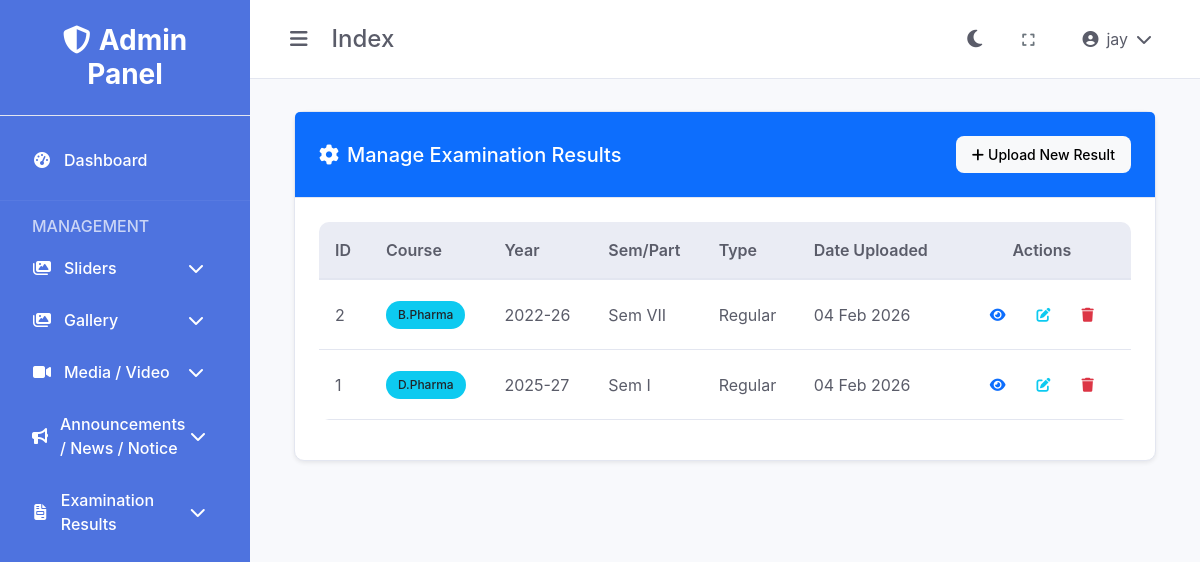
Page /results/index.php (signed in) on the committed database.
### tables this page shows
CREATE TABLE IF NOT EXISTS `results` (
  `id` int(11) NOT NULL AUTO_INCREMENT,
  `course` enum('D.Pharma','B.Pharma','M.Pharma') NOT NULL COMMENT 'Course Name',
  `year` varchar(20) NOT NULL,
  `semester` varchar(20) NOT NULL COMMENT 'Semester (e.g., Sem I, Sem II)',
  `result_type` varchar(50) NOT NULL COMMENT 'Type: Regular, Supplementary, etc.',
  `file_path` varchar(255) NOT NULL COMMENT 'Path to the PDF file',
  `status` enum('active','inactive') DEFAULT 'active',
  `created_at` timestamp NULL DEFAULT CURRENT_TIMESTAMP,
  `updated_at` timestamp NULL DEFAULT CURRENT_TIMESTAMP ON UPDATE CURRENT_TIMESTAMP,
  PRIMARY KEY (`id`)
);

### includes/functions.php (called while the page is built, shortened)
<?php
function getBaseUrl() {
    $protocol = isset($_SERVER['HTTPS']) && $_SERVER['HTTPS'] === 'on' ? 'https' : 'http';
    $host = $_SERVER['HTTP_HOST'];
    $scriptPath = $_SERVER['SCRIPT_NAME'];
    $adminPanelPos = strpos($scriptPath, '/control-dashboard');
    if ($adminPanelPos !== false) {
        $basePath = substr($scriptPath, 0, $adminPanelPos + strlen('/control-dashboard'));
        $path = substr($basePath, 0, $adminPanelPos);
    } else {
        $path = '';
    }
    return $protocol . '://' . $host . $path;
}
function getAssetUrl($path = '') {
    $baseUrl = getBaseUrl();
    $adminPath = '/control-dashboard';
    $path = ltrim($path, '/');
    return $baseUrl . $adminPath . '/assets/' . $path;
}
?>

### results/index.php (the view, shortened to what this page needs)
<?php
require_once '../config/database.php';
require_once '../includes/functions.php';
$results = [];
$query = "SELECT * FROM results ORDER BY created_at DESC";
$res = $conn->query($query);
if ($res) {
    while ($row = $res->fetch_assoc()) {
        $results[] = $row;
    }
}
?>
<!DOCTYPE html>
<html lang="en">
<head>
    <link href="https://cdn.jsdelivr.net/npm/bootstrap@5.3.0/dist/css/bootstrap.min.css" rel="stylesheet">
    <link href="https://cdnjs.cloudflare.com/ajax/libs/font-awesome/6.4.0/css/all.min.css" rel="stylesheet">
    <link href="<?php echo getAssetUrl('css/style.css'); ?>" rel="stylesheet">
</head>
<body data-theme="light">
    <div class="admin-layout">
        <?php include $_SERVER['DOCUMENT_ROOT'] . '/mip310/control-dashboard/includes/sidebar.php'; ?>
        <div class="main-content">
            <?php include $_SERVER['DOCUMENT_ROOT'] . '/mip310/control-dashboard/includes/header.php'; ?>
            <div class="content">
                <div class="container-fluid">
                    <div class="row">
                        <div class="col-12">
                            <div class="card shadow-sm">
                                <div
                                    class="card-header bg-primary text-white d-flex justify-content-between align-items-center">
                                    <h5 class="mb-0"><i class="fas fa-cog me-2"></i>Manage Examination Results</h5>
                                    <a href="add.php" class="btn btn-sm btn-light">
                                        <i class="fas fa-plus me-1"></i>Upload New Result
                                    </a>
                                </div>
                                <div class="card-body">
                                    <div class="table-responsive">
                                        <table class="table table-hover align-middle">
                                            <thead class="table-light">
                                                <tr>
                                                    <th>ID</th>
                                                    <th>Course</th>
                                                    <th>Year</th>
                                                    <th>Sem/Part</th>
                                                    <th>Type</th>
                                                    <th>Date Uploaded</th>
                                                    <th class="text-center">Actions</th>
                                                </tr>
                                            </thead>
                                            <tbody>
                                                <?php if (empty($results)): ?>
                                                    <tr>
                                                        <td colspan="7" class="text-center py-4 text-muted">
                                                            <i class="fas fa-info-circle me-2"></i>No results found. Start
                                                            by uploading one!
                                                        </td>
                                                    </tr>
                                                <?php else: ?>
                                                    <?php foreach ($results as $result): ?>
                                                        <tr id="row-<?php echo $result['id']; ?>">
                                                            <td><?php echo $result['id']; ?></td>
                                                            <td><span
                                                                    class="badge bg-info text-dark"><?php echo $result['course']; ?></span>
                                                            </td>
                                                            <td><?php echo $result['year']; ?></td>
                                                            <td><?php echo $result['semester']; ?></td>
                                                            <td><?php echo $result['result_type']; ?></td>
                                                            <td><?php echo date('d M Y', strtotime($result['created_at'])); ?>
                                                            </td>
                                                            <td class="text-center">
                                                                <div class="btn-group btn-group-sm">
                                                                    <a href="../../<?php echo $result['file_path']; ?>"
                                                                        class="btn btn-outline-primary" target="_blank"
                                                                        title="View PDF">
                                                                        <i class="fas fa-eye"></i>
                                                                    </a>
                                                                    <button class="btn btn-outline-info edit-btn"
                                                                        data-id="<?php echo $result['id']; ?>"
                                                                        data-course="<?php echo $result['course']; ?>"
                                                                        data-year="<?php echo $result['year']; ?>"
                                                                        data-semester="<?php echo $result['semester']; ?>"
                                                                        data-type="<?php echo $result['result_type']; ?>"
                                                                        title="Edit">
                                                                        <i class="fas fa-edit"></i>
                                                                    </button>
                                                                    <button class="btn btn-outline-danger delete-btn"
                                                                        data-id="<?php echo $result['id']; ?>" title="Delete">
                                                                        <i class="fas fa-trash"></i>
                                                                    </button>
                                                                </div>
                                                            </td>
                                                        </tr>
                                                    <?php endforeach; ?>
                                                <?php endif; ?>
                                            </tbody>
                                        </table>
                                    </div>
                                </div>
                            </div>
                        </div>
                    </div>
                </div>
            </div>
        </div>
    </div>
</body>
</html>

### assets/css/style.css (style rules this page uses)
:root { --primary-color: #4e73df; --secondary-color: #858796; --success-color: #1cc88a; --info-color: #36b9cc; --warning-color: #f6c23e; --danger-color: #e74a3b; --light-color: #f8f9fc; --dark-color: #5a5c69; --sidebar-width: 250px; --header-height: 60px; --transition-speed: 0.3s; }
[data-theme="light"] { --bg-primary: #ffffff; --bg-secondary: #f8f9fc; --bg-tertiary: #eaecf4; --text-primary: #5a5c69; --text-secondary: #858796; --border-color: #e3e6f0; --card-bg: #ffffff; --sidebar-bg: #4e73df; --header-bg: #ffffff; }
* { margin: 0; padding: 0; box-sizing: border-box; }
body { font-family: 'Nunito', -apple-system, BlinkMacSystemFont, 'Segoe UI', Roboto, sans-serif; background-color: var(--bg-secondary); color: var(--text-primary); transition: background-color var(--transition-speed), color var(--transition-speed); }
.admin-layout { display: flex; min-height: 100vh; }
.main-content { flex: 1; margin-left: var(--sidebar-width); transition: margin-left var(--transition-speed); }
.content { padding: 2rem; }
.card { background: var(--card-bg); border: 1px solid var(--border-color); border-radius: 10px; box-shadow: 0 2px 10px rgba(0, 0, 0, 0.1); transition: all 0.3s ease; }
.card-header { background: var(--bg-tertiary); border-bottom: 1px solid var(--border-color); padding: 1.5rem; border-radius: 10px 10px 0 0; }
.card-body { padding: 1.5rem; }
.btn { border-radius: 8px; font-weight: 500; padding: 0.5rem 1rem; transition: all 0.3s ease; border: none; }
.table { background: var(--card-bg); border-radius: 10px; overflow: hidden; }
.table th { background: var(--bg-tertiary); border-bottom: 2px solid var(--border-color); color: var(--text-primary); font-weight: 600; padding: 1rem; }
.table td { padding: 1rem; border-bottom: 1px solid var(--border-color); color: var(--text-primary); }
.badge { padding: 0.5rem 0.75rem; border-radius: 20px; font-weight: 500; }

### rows in the picture
results: id "2", course "B.Pharma", year "2022-26", semester "Sem VII", result_type "Regular", created_at "04 Feb 2026"
results: id "1", course "D.Pharma", year "2025-27", semester "Sem I", result_type "Regular", created_at "04 Feb 2026"

### other values in the picture
basename($_SERVER['PHP_SELF'], '.php') "Index"
$_SESSION['full_name'] "jay"
